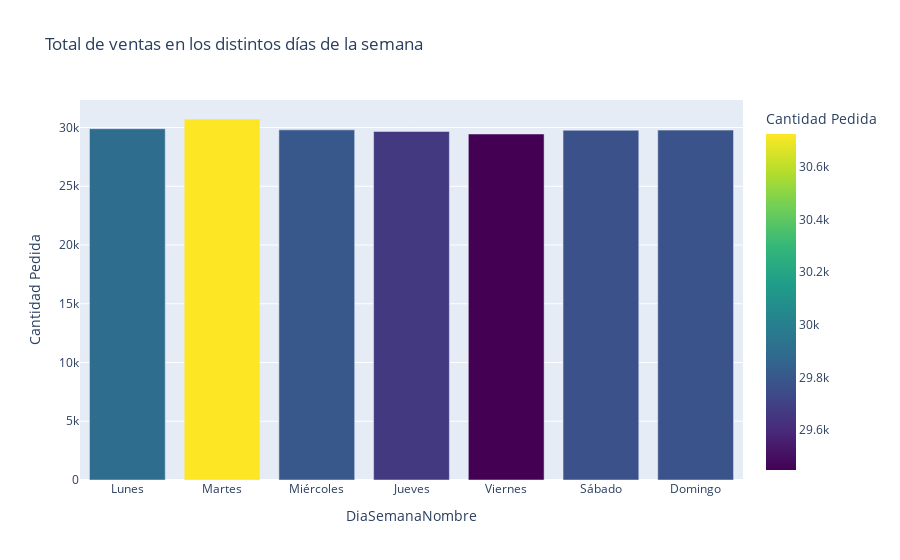

Notebook code cell kept with this figure:
### Code cell
# Definimos el orden de los dias para graficar correctamente
dias_semana = ['Lunes','Martes','Miércoles','Jueves','Viernes','Sábado','Domingo']

# Creamos una nueva columna para el nombre del dia de la semana que corresponde a cada fecha. Extraemos el nombre de cada dia en espaniol. 
ventas_concatenadas['DiaSemanaNombre'] = ventas_concatenadas['Fecha de Pedido'].dt.day_name(locale='es_ES')

# Agrupamos la ventas por cada dia de la semana. Sumamos Cantidad Pedida x Dia. 
ventas_por_dia_semana = ventas_concatenadas.groupby('DiaSemanaNombre')['Cantidad Pedida'].sum().reset_index()

# Nos aseguramos que los dias se ordenen de la manera que definimos inicialmente y no alfabeticamente
ventas_por_dia_semana['DiaSemanaNombre'] = pd.Categorical(
    ventas_por_dia_semana['DiaSemanaNombre'],
    categories=dias_semana,
    ordered=True
)

ventas_por_dia_semana = ventas_por_dia_semana.sort_values('DiaSemanaNombre')

# Graficamos 
fig = px.bar(
    ventas_por_dia_semana,
    x='DiaSemanaNombre',
    y='Cantidad Pedida',
    color='Cantidad Pedida',
    color_continuous_scale='Viridis',
    title="Total de ventas en los distintos días de la semana"
)

fig.show()

### Figure 1 — Plotly figure (JSON) as saved in the notebook; plotly's stock layout.template omitted (floating-point values rounded to 4 significant figures)
{"data": [{"alignmentgroup": "True", "hovertemplate": "DiaSemanaNombre=%{x}<br>Cantidad Pedida=%{marker.color}<extra></extra>", "legendgroup": "", "marker": {"color": [29899, 30724, 29799, 29662, 29448, 29769, 29778], "coloraxis": "coloraxis", "pattern": {"shape": ""}}, "name": "", "offsetgroup": "", "orientation": "v", "showlegend": false, "textposition": "auto", "type": "bar", "x": ["Lunes", "Martes", "Miércoles", "Jueves", "Viernes", "Sábado", "Domingo"], "xaxis": "x", "y": [29899, 30724, 29799, 29662, 29448, 29769, 29778], "yaxis": "y"}], "layout": {"barmode": "relative", "coloraxis": {"colorbar": {"title": {"text": "Cantidad Pedida"}}, "colorscale": [[0, "#440154"], [0.1111, "#482878"], [0.2222, "#3e4989"], [0.3333, "#31688e"], [0.4444, "#26828e"], [0.5556, "#1f9e89"], [0.6667, "#35b779"], [0.7778, "#6ece58"], [0.8889, "#b5de2b"], [1, "#fde725"]]}, "legend": {"tracegroupgap": 0}, "title": {"text": "Total de ventas en los distintos días de la semana"}, "xaxis": {"anchor": "y", "domain": [0, 1], "title": {"text": "DiaSemanaNombre"}}, "yaxis": {"anchor": "x", "domain": [0, 1], "title": {"text": "Cantidad Pedida"}}}}
